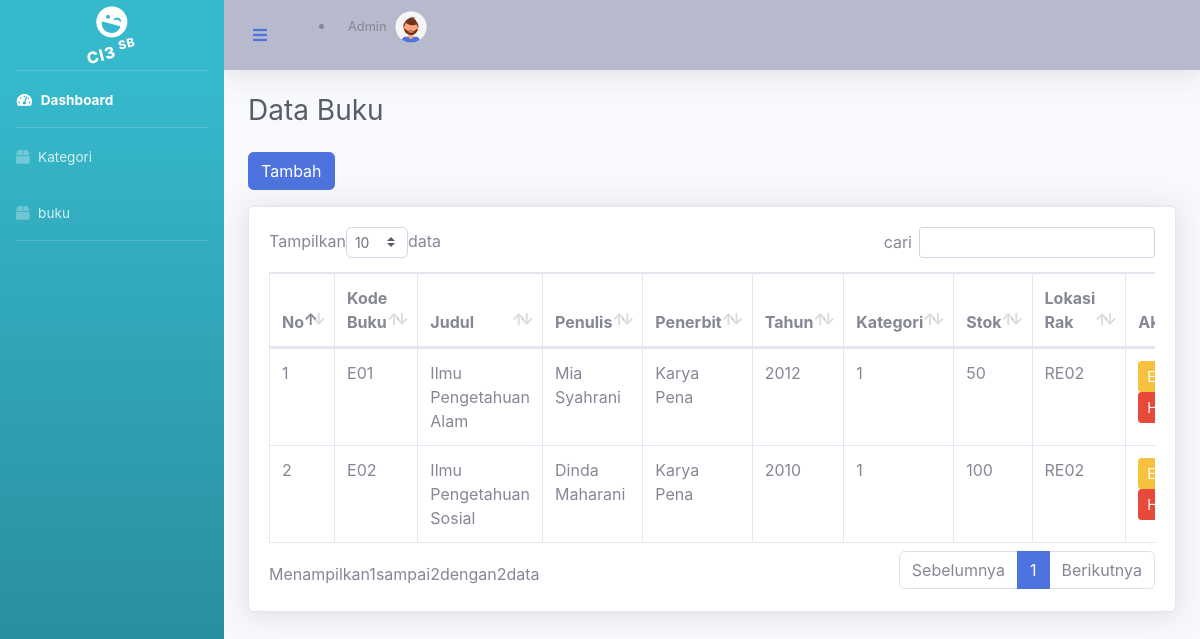
The app's page /index.php/buku with its own data.
### tables this page shows
CREATE TABLE `buku` (
  `kode_buku` varchar(20) NOT NULL,
  `judul` varchar(100) DEFAULT NULL,
  `penulis` varchar(100) DEFAULT NULL,
  `penerbit` varchar(100) DEFAULT NULL,
  `tahun` int(11) DEFAULT NULL,
  `id_kategori` int(11) DEFAULT NULL,
  `stok` int(11) DEFAULT NULL,
  `lokasi_rak` varchar(50) DEFAULT NULL
);

### application/controllers/buku.php (called while the page is built, shortened)
<?php
class Buku extends CI_Controller {
    public function __construct()
    {
        $this->load->model('buku_model');
    }
    public function index()
    {
        $data['buku'] = $this->buku_model->get_all();
        $this->load->view('templates/header');
        $this->load->view('templates/sidebar');
        $this->load->view('templates/topbar');
        $this->load->view('buku/index', $data);
        $this->load->view('templates/footer');
    }
}

### index.php (called while the page is built, shortened)
<?php
require_once BASEPATH.'core/CodeIgniter.php';

### application/models/buku_model.php (called while the page is built, shortened)
<?php
class buku_model extends CI_Model {
    public function get_all()
    {
        return
    $this->db->get('buku')->result();
    }
}

### application/views/buku/index.php (the view)
<div class="container-fluid">
<h2 class="h3 mb-4 text-gray-800">Data Buku</h2>
<a href="<?= site_url('buku/tambah'); ?>" class="btn btn-primary mb-3">Tambah</a>
<div class="card shadow mb-4">
<div class="card-body">
<div class="table-responsive">
<table class="table table-bordered" width="100%" cellspacing="0" id="dataTable">
<thead>
<tr>
<th>No</th>
<th>Kode Buku</th>
<th>Judul</th>
<th>Penulis</th>
<th>Penerbit</th>
<th>Tahun</th>
<th>Kategori</th>
<th>Stok</th>
<th>Lokasi Rak</th>
<th>Aksi</th>
</tr>
</thead>
<tbody>
<?php $no=1; foreach($buku as $b): ?>
<tr>
<td><?= $no++; ?></td>
<td><?= $b->kode_buku; ?></td>
<td><?= $b->judul; ?></td>
<td><?= $b->penulis; ?></td>
<td><?= $b->penerbit; ?></td>
<td><?= $b->tahun; ?></td>
<td><?= $b->id_kategori; ?></td>
<td><?= $b->stok; ?></td>
<td><?= $b->lokasi_rak; ?></td>
<td>
<a href="<?= site_url('buku/edit/'.$b->kode_buku); ?>" class="btn btn-warning btn-sm">Edit</a>
<a href="<?= site_url('buku/hapus/'.$b->kode_buku); ?>"
onclick="return confirm('Yakin ingin menghapus?')"
class="btn btn-danger btn-sm">Hapus</a>
</td>
</tr>
<?php endforeach; ?>
</tbody>
</table>
</div>
</div>
</div>
</div>

### application/views/templates/header.php (shortened to what this page needs)
<!DOCTYPE html>
<html lang="en">
    <head>
        <link href="<?= base_url('assets/vendor/fontawesome-free/css/all.min.css') ?>" rel="stylesheet">
          <link href="<?= base_url('assets/css/sb-admin-2.min.css') ?>" rel="stylesheet">
          <link href="<?= base_url('assets/vendor/datatables/dataTables.bootstrap4.min.css') ?>" rel="stylesheet">
    </head>
    <body id="page-top">
        <div id="wrapper">

### application/views/templates/sidebar.php
<ul class="navbar-nav bg-gradient-info sidebar sidebar-dark accordion">
<a class="sidebar-brand d-flex flex-column align-items-center justify-content-center href="<?= site_url('dashboard')?>">
    <div class="sidebar-brand-icon rotate-15">
        <i class="fas fa-laugh-wink"></i>
    </div>
    <div class="sidebar-brand-text rotate-n-15 mx-3"> CI3 <sup>SB</sup></div>
</a>
<hr class="sidebar-divider my-0">
<li class="nav-item active">
    <a class="nav-link" href="#">
        <i class="fas fa-fw fa-tachometer-alt"></i>
        <span>Dashboard</span>
    </a>
</li>
<hr class="sidebar-divider my-0">
<li class="nav-item">
    <a class="nav-link" href="<?= site_url('kategori')?>">
        <i class="fas fa-box"></i>
        <span>Kategori</span>
    </a>
</li>
<li class="nav-item">
    <a class="nav-link" href="<?= site_url('buku')?>">
        <i class="fas fa-box"></i>
        <span>buku</span>
    </a>
</li>
<hr class="sidebar-divider d-none d-md-block">
</ul>
<div id="content-wrapper" class="d-flex flex-column">
                <div id="content">

### application/views/templates/topbar.php (shortened to what this page needs)
<nav class="navbar navbar-expand navbar-light bg-gray-500 topbar mb-4 static-top shadow">
<button id="sidebarToggleTop" class="btn btn-link d-mb-none rounded-circle mr-3">
    <i class="fa fa-bars"></i>
</button>
<ul class="nav-item dropdown no-arrow">
    <li class="nav-item dropdown no-arrow">
    <a class="nav-link dropdown-toggle" href="#" id="userDropdown" role="button" data-toggle="dropdown" aria-haspopup="true" aria-expanded="false">
        <span class="mr-2 d-done d-lg-inline text-gray-600 small">
            Admin
        </span>
        <img class="img-profile rounded-circle" src="<?= base_url('assets/img/undraw_profile_2.svg')?>" width="40">
    </a>
    </li>
</ul>
</nav>

### application/views/templates/footer.php (shortened to what this page needs)
</div>
</div>
</div>
</body>
</html>

### records on screen
buku: kode_buku "E01", judul "Ilmu Pengetahuan Alam", penulis "Mia Syahrani", penerbit "Karya Pena", tahun "2012", id_kategori "1", stok "50", lokasi_rak "RE02"
buku: kode_buku "E02", judul "Ilmu Pengetahuan Sosial", penulis "Dinda Maharani", penerbit "Karya Pena", tahun "2010", id_kategori "1", stok "100", lokasi_rak "RE02"
